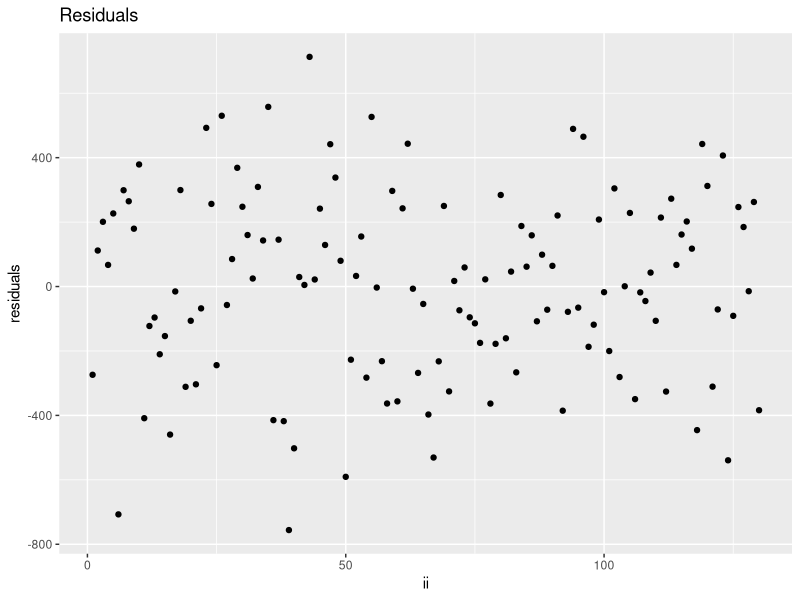
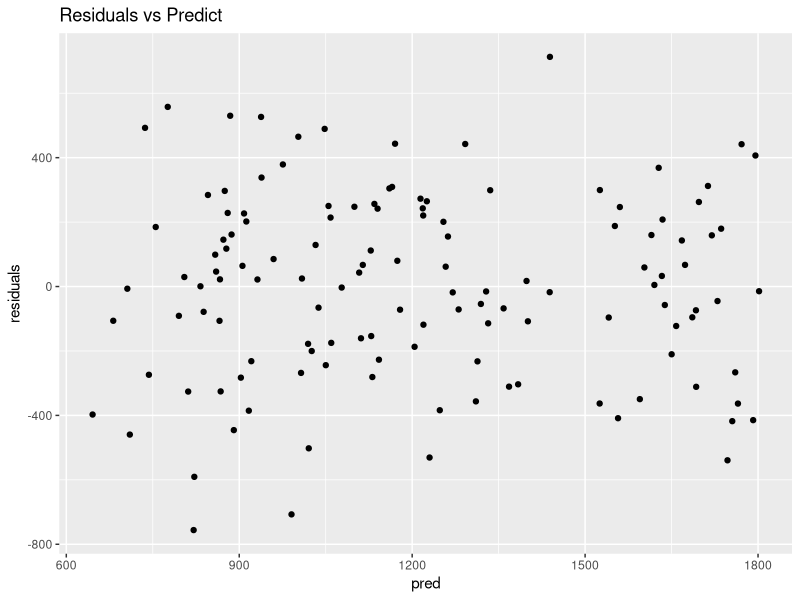
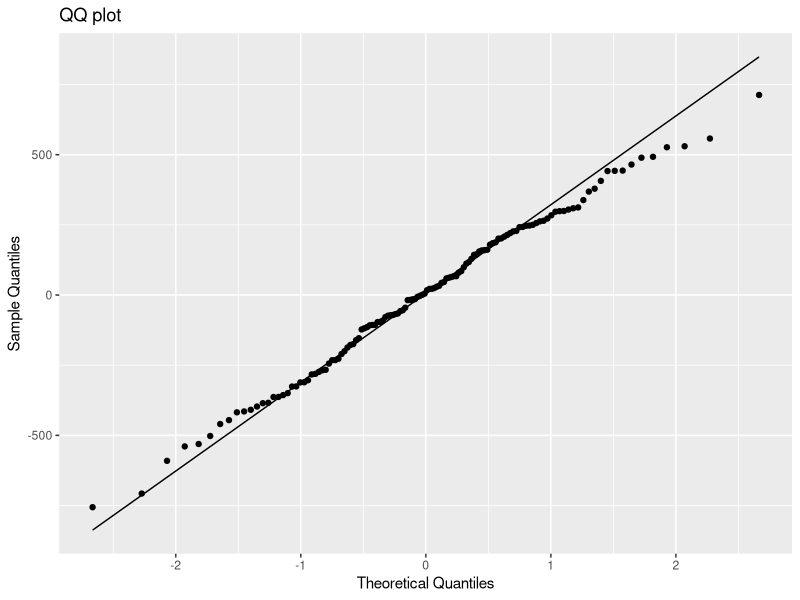

Reproduce these figures in R, in order.
## ---- chunk 1
library(car)
library(ggplot2)
library(GGally)
library(patchwork)
library(tidyverse)
rm(list = ls())
groceries = read.csv("groceries.csv")

model0 = lm(turnover ~ population, data = groceries)

## ---- chunk 2

# Create values of population over the range of your data
newdata <- data.frame(
  population = seq(
    min(groceries$population),
    max(groceries$population),
    length.out = 100
  )
)

# Get fitted values and prediction intervals
pred <- predict(model0, newdata = newdata, interval = "prediction")

# Add predictions to newdata
newdata <- cbind(newdata, as.data.frame(pred))

# # Plot
# ggplot() +
#   geom_point(data = groceries, aes(x = population, y = turnover)) +
#   geom_ribbon(
#     data = newdata,
#     aes(x = population, ymin = lwr, ymax = upr),
#     alpha = 0.2
#   ) +
#   geom_line(
#     data = newdata,
#     aes(x = population, y = fit),
#     linewidth = 1
#   ) +
#   labs(
#     x = "Population",
#     y = "Turnover"
#   ) +
#   theme_minimal()
## ---- chunk 3

pred <- predict(model0, newdata = data.frame(population = 2000), interval = "prediction")
# pred
## ---- chunk 4
res = data.frame(residuals = residuals(model0), 
                 pred = predict(newdata = groceries, model0),
                 obs = groceries$turnover,
                 pop = groceries$population,
                 ii = 1:dim(groceries)[1])

p1 = res %>% ggplot() + geom_point(aes(ii, residuals)) + ggtitle("Residuals")
p2 = res %>% ggplot() + geom_point(aes(pred, residuals)) + ggtitle("Residuals vs Predict")


p3 <- ggplot(res, aes(sample = residuals))
p3 = p3 + stat_qq() + stat_qq_line()+xlab("Theoretical Quantiles") + ylab("Sample Quantiles") +
  ggtitle("QQ plot")
# p1+p2 + p3 + plot_layout(ncol= 2)

## ---- chunk 5
model1 = lm(turnover ~ population + distance, data = groceries)
model1b = lm(turnover ~ population + log(distance), data = groceries)
## ---- chunk 6
#summary(model0)
## ---- chunk 7
#summary(model1)
## ---- chunk 8
newdata = data.frame(distance  = seq(0.1, 10, 0.01), population = 1000)
pred1 = data.frame(predict(model1, newdata, interval = "pred" )) %>%
  mutate(distance = newdata$distance)
pred2 = data.frame(predict(model1b, newdata, interval = "pred")) %>%
  mutate(distance = newdata$distance)


#ggplot() + geom_ribbon(data = pred1, aes(x = distance, ymin = lwr, ymax = upr), alpha = 0.5)+ 
#  geom_line(data = pred1, aes(x = distance,y = fit)) + 
#  geom_ribbon(data = pred2, aes(x = distance, ymin = lwr, ymax = upr), alpha = 0.5, fill = "red") +
#  geom_line(data = pred2, aes(x = distance,y = fit), color ="red") 

## ---- chunk 9
model2 = lm(turnover ~ population + log(distance) + mall + central, data = groceries)
#summary(model2)
## ---- chunk 10
model3 = lm(turnover ~ population + log(distance) + mall * central, data = groceries)
# summary(model3)
## ---- chunk 11
ndata = data.frame(distance = c(2, 0.5),
                   population = c(2500,2500),
                   mall = c(0,1),
                   central = c(0,0))
#predict(model2, ndata, interval = "pred")
